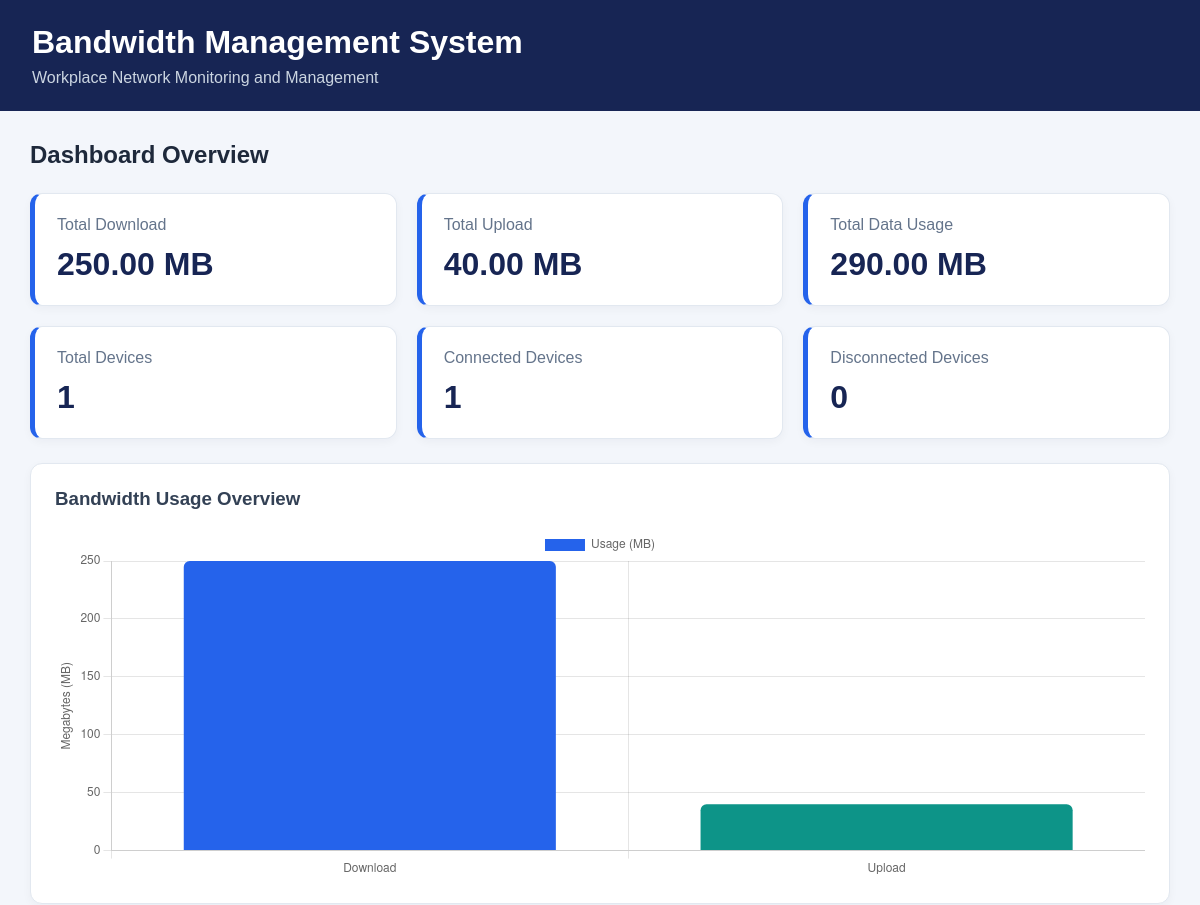
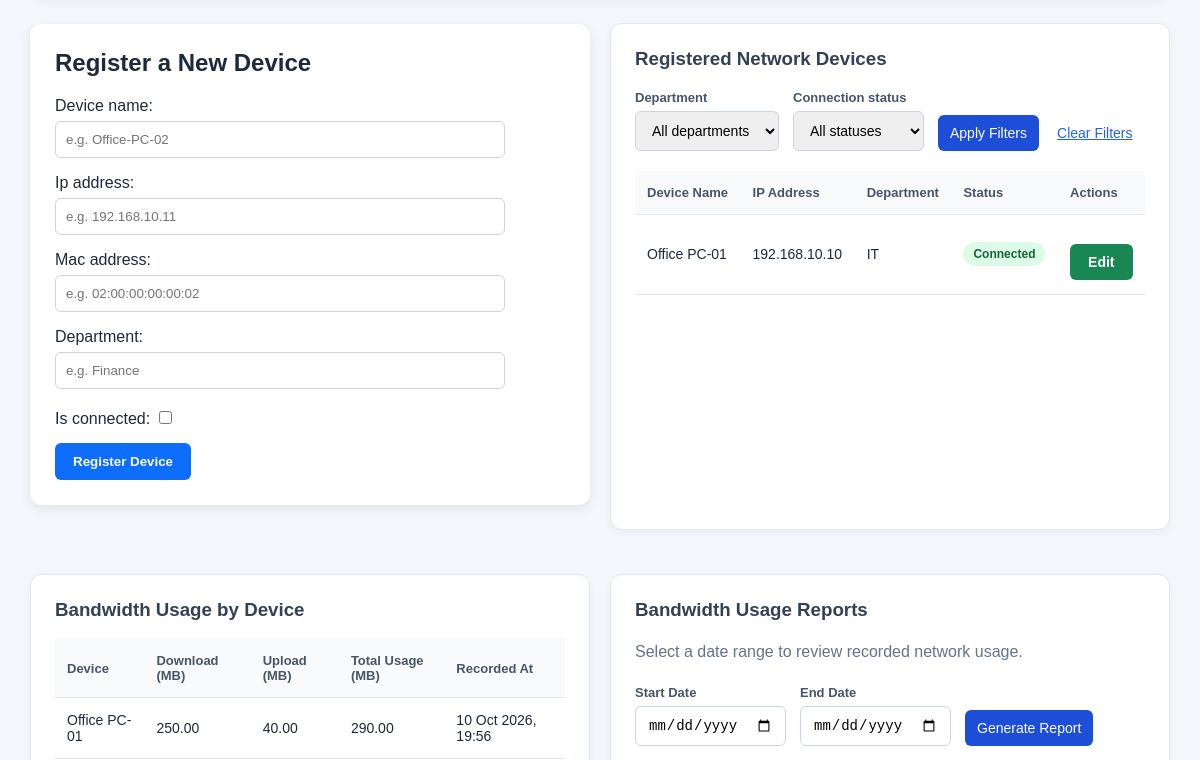
/ (upper part), run on an earlier commit of the app's database (2 pictures, top to bottom).
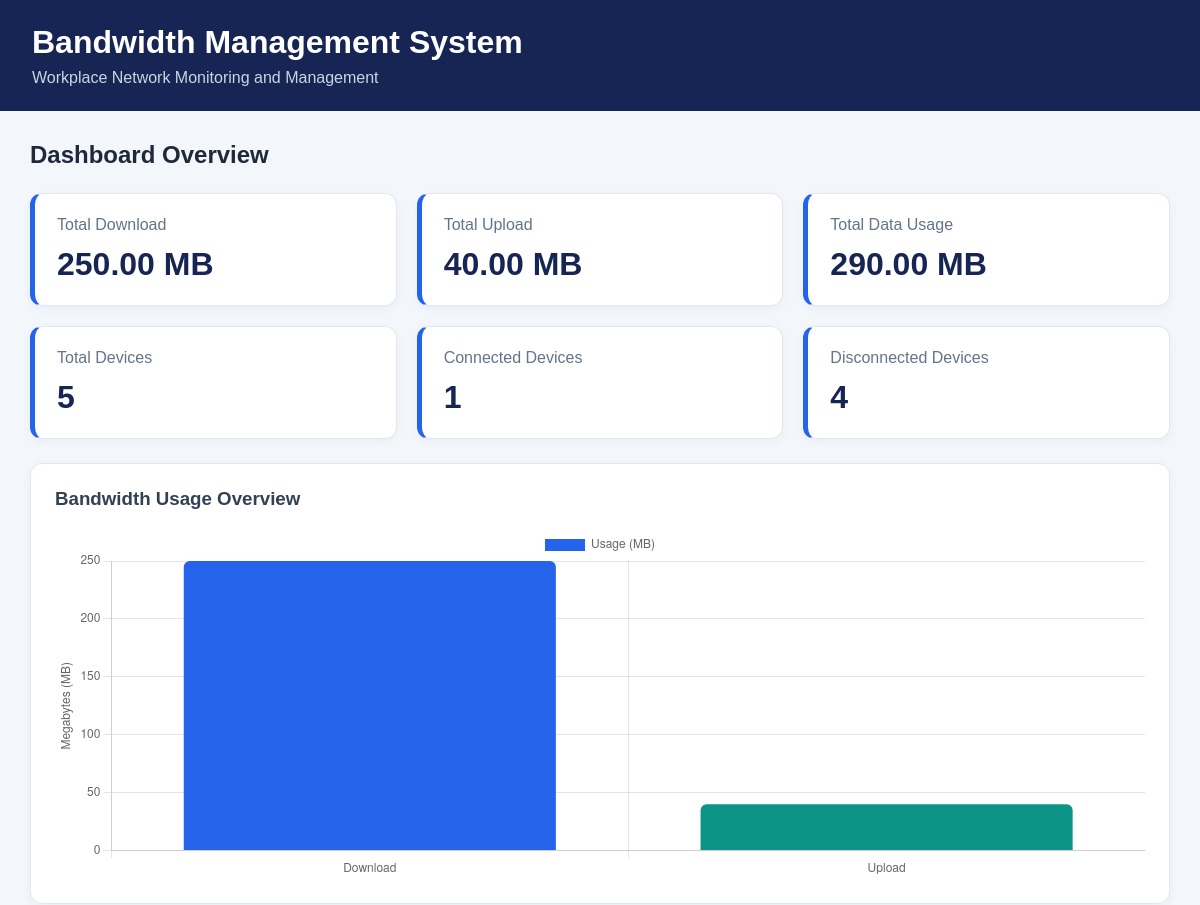
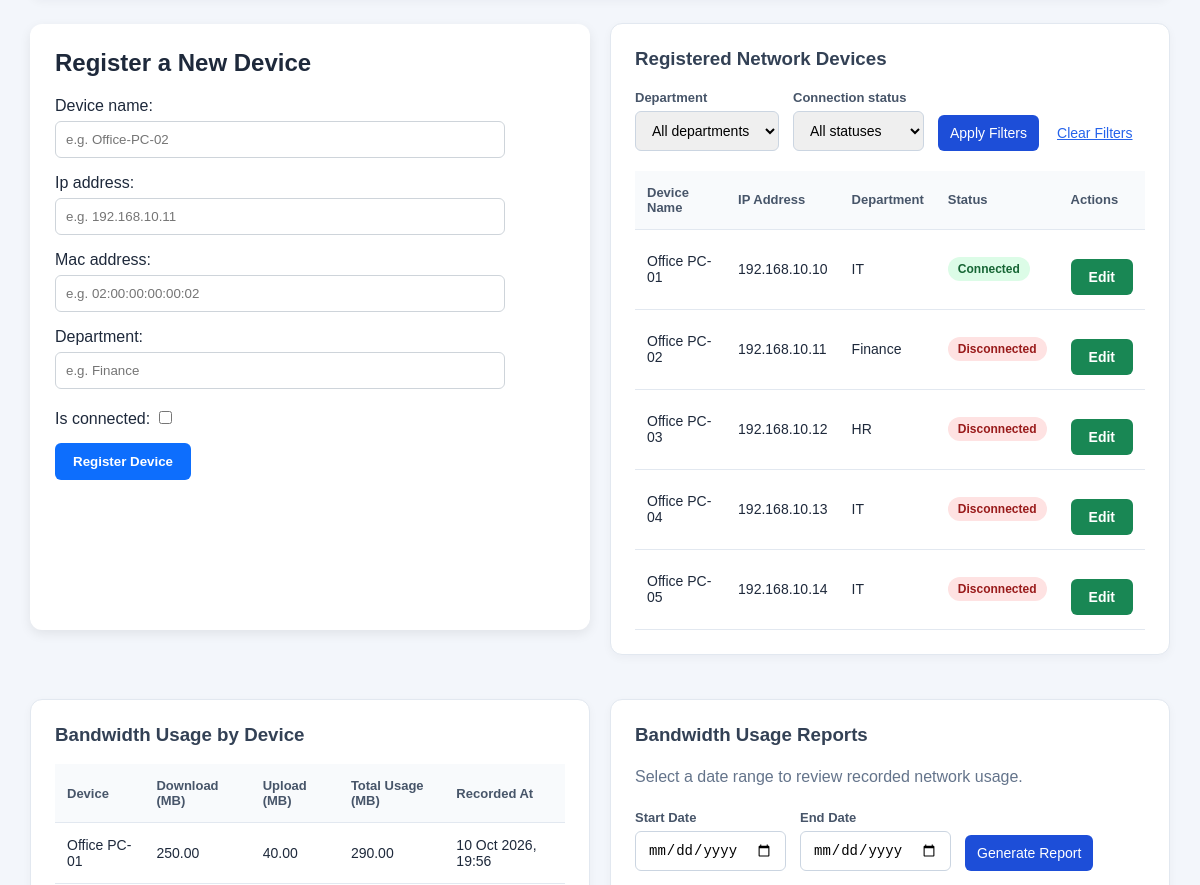
And on a later commit of the database (2 pictures, top to bottom).
### dashboard/models.py (models this page shows, shortened)
class Device(models.Model):
    device_name = models.CharField(max_length=100)
    ip_address = models.GenericIPAddressField(unique=True)
    mac_address = models.CharField(max_length=17, unique=True)
    department = models.CharField(max_length=100)
    is_connected = models.BooleanField(default=False)
    date_added = models.DateTimeField(auto_now_add=True)

class BandwidthUsage(models.Model):
    device = models.ForeignKey(
        Device,
        on_delete=models.CASCADE,
        related_name="bandwidth_records"
    )
    download_mb = models.FloatField(default=0)
    upload_mb = models.FloatField(default=0)
    recorded_at = models.DateTimeField(auto_now_add=True)

### dashboard/views.py (the view, shortened to what this page needs)
# urls.py: path("", views.home, name="home"),
def home(request):
    device_form = DeviceForm()
    start_date = request.GET.get("start_date", "")
    end_date = request.GET.get("end_date", "")
    devices = Device.objects.all()
    department = request.GET.get("department", "")
    status = request.GET.get("status", "")
    if department:
        devices = devices.filter(department=department)
    if status == "connected":
        devices = devices.filter(is_connected=True)
    elif status == "disconnected":
        devices = devices.filter(is_connected=False)
    departments = (
        Device.objects.order_by("department")
        .values_list("department", flat=True)
        .distinct()
    )
    usage_totals = BandwidthUsage.objects.aggregate(
        total_download=Sum("download_mb"),
        total_upload=Sum("upload_mb"),
    )
    total_download = usage_totals["total_download"] or 0
    total_upload = usage_totals["total_upload"] or 0
    device_usage = BandwidthUsage.objects.select_related("device").all()
    if start_date:
        device_usage = device_usage.filter(recorded_at__date__gte=start_date)
    if end_date:
        device_usage = device_usage.filter(recorded_at__date__lte=end_date)
    report_totals = device_usage.aggregate(
        total_download=Sum("download_mb"),
        total_upload=Sum("upload_mb"),
    )
    report_download = report_totals["total_download"] or 0
    report_upload = report_totals["total_upload"] or 0
    context = {
        "devices": devices,
        "device_form": device_form,
        "departments": departments,
        "selected_department": department,
        "selected_status": status,
        "total_devices": Device.objects.count(),
        "connected_devices": Device.objects.filter(is_connected=True).count(),
        "disconnected_devices": Device.objects.filter(is_connected=False).count(),
        "total_download": total_download,
        "total_upload": total_upload,
        "total_usage": total_download + total_upload,
        "device_usage": device_usage,
        "start_date": start_date,
        "end_date": end_date,
        "report_download": report_download,
        "report_upload": report_upload,
        "report_total": report_download + report_upload,
    }
    return render(request, "dashboard/home.html", context)

### dashboard/forms.py
class DeviceForm(forms.ModelForm):
    class Meta:
        model = Device
        fields = [
            "device_name",
            "ip_address",
            "mac_address",
            "department",
            "is_connected",
        ]
        widgets = {
            "device_name": forms.TextInput(attrs={
                "placeholder": "e.g. Office-PC-02"
            }),
            "ip_address": forms.TextInput(attrs={
                "placeholder": "e.g. 192.168.10.11"
            }),
            "mac_address": forms.TextInput(attrs={
                "placeholder": "e.g. 02:00:00:00:00:02"
            }),
            "department": forms.TextInput(attrs={
                "placeholder": "e.g. Finance"
            }),
        }

### dashboard/templates/dashboard/home.html (shortened to what this page needs)
<!DOCTYPE html>
{% load static %}
<html lang="en">
<head>
    <link rel="stylesheet" href="{% static 'dashboard/style.css' %}">
</head>
<body>
    <header>
        <h1>Bandwidth Management System</h1>
        <p>Workplace Network Monitoring and Management</p>
    </header>
    <main>
        <h2>Dashboard Overview</h2>
<div class="stats-grid">
<section class="stat-card">
    <p>Total Download</p>
    <h2>{{ total_download|floatformat:2 }} MB</h2>
</section>
<section class="stat-card">
    <p>Total Upload</p>
    <h2>{{ total_upload|floatformat:2 }} MB</h2>
</section>
<section class="stat-card">
    <p>Total Data Usage</p>
    <h2>{{ total_usage|floatformat:2 }} MB</h2>
</section>
    <section class="stat-card">
        <p>Total Devices</p>
        <h2>{{ total_devices }}</h2>
    </section>
    <section class="stat-card">
        <p>Connected Devices</p>
        <h2>{{ connected_devices }}</h2>
    </section>
    <section class="stat-card">
        <p>Disconnected Devices</p>
        <h2>{{ disconnected_devices }}</h2>
    </section>
</div>
<section class="card chart-card">
    <h3>Bandwidth Usage Overview</h3>
    <canvas id="bandwidthChart"></canvas>
</section>
        <div class="dashboard-grid">
<section class="device-registration-card">
    <h2>Register a New Device</h2>
    <form method="post">
        {{ device_form.as_p }}
        <button type="submit" class="register-button">
            Register Device
        </button>
    </form>
</section>
<section class="card device-table-card">
    <h3>Registered Network Devices</h3>
<form method="get" class="device-filters">
    <div>
        <label for="department">Department</label>
        <select name="department" id="department">
            <option value="">All departments</option>
        </select>
    </div>
    <div>
        <label for="status">Connection status</label>
        <select name="status" id="status">
            <option value="">All statuses</option>
        </select>
    </div>
    <button type="submit">Apply Filters</button>
    <a href="/">Clear Filters</a>
</form>
    <div class="table-container">
        <table class="device-table">
            <thead>
                <tr>
                    <th>Device Name</th>
                    <th>IP Address</th>
                    <th>Department</th>
                    <th>Status</th>
                    <th>Actions</th>
                </tr>
            </thead>
            <tbody>
                {% for device in devices %}
                <tr>
                    <td>{{ device.device_name }}</td>
                    <td>{{ device.ip_address }}</td>
                    <td>{{ device.department }}</td>
                    <td>
                        {% if device.is_connected %}
                            <span class="status connected">Connected</span>
                        {% else %}
                            <span class="status disconnected">Disconnected</span>
                        {% endif %}
                    </td>
                    <td>
                     <a href="{% url 'edit_device' device.id %}" class="export-button">
                       Edit
                     </a>
                    </td>
                </tr>
                {% empty %}
                <tr>
                    <td colspan="4">No devices registered yet.</td>
                </tr>
                {% endfor %}
            </tbody>
        </table>
    </div>
</section>
<section class="card device-table-card">
    <h3>Bandwidth Usage by Device</h3>
    <div class="table-container">
        <table class="device-table">
            <thead>
                <tr>
                    <th>Device</th>
                    <th>Download (MB)</th>
                    <th>Upload (MB)</th>
                    <th>Total Usage (MB)</th>
                    <th>Recorded At</th>
                </tr>
            </thead>
            <tbody>
                {% for record in device_usage %}
                <tr>
                    <td>{{ record.device.device_name }}</td>
                    <td>{{ record.download_mb|floatformat:2 }}</td>
                    <td>{{ record.upload_mb|floatformat:2 }}</td>
                    <td>{{ record.download_mb|add:record.upload_mb|floatformat:2 }}</td>
                    <td>{{ record.recorded_at|date:"d M Y, H:i" }}</td>
                </tr>
                {% empty %}
                <tr>
                    <td colspan="5">No bandwidth records available.</td>
                </tr>
                {% endfor %}
            </tbody>
        </table>
    </div>
</section>
<section class="card report-card">
    <h3>Bandwidth Usage Reports</h3>
    <p>Select a date range to review recorded network usage.</p>
    <form method="get" class="report-filters">
        <div>
            <label for="start_date">Start Date</label>
            <input
                type="date"
                id="start_date"
                name="start_date"
                value="{{ start_date }}"
            >
        </div>
        <div>
            <label for="end_date">End Date</label>
            <input
                type="date"
                id="end_date"
                name="end_date"
                value="{{ end_date }}"
            >
        </div>
        <button type="submit">Generate Report</button>
    </form>
</section>
        </div>
    </main>
</body>
<script>
    const chartCanvas = document.getElementById("bandwidthChart");
    new Chart(chartCanvas, {
        type: "bar",
        data: {
            labels: ["Download", "Upload"],
            datasets: [{
                label: "Usage (MB)",
                data: [
                    Number("{{ total_download }}"),
                    Number("{{ total_upload }}")
                ],
                backgroundColor: ["#2563eb", "#0d9488"],
                borderRadius: 6
            }]
        },
        options: {
            responsive: true,
            maintainAspectRatio: true,
            scales: {
                y: {
                    beginAtZero: true,
                    title: {
                        display: true,
                        text: "Megabytes (MB)"
                    }
                }
            }
        }
    });
</script>
</html>

### dashboard/static/dashboard/style.css (style rules this page uses)
* { box-sizing: border-box; }
body { margin: 0; font-family: Arial, sans-serif; background: #f3f6fb; color: #1e293b; }
header { background: #172554; color: white; padding: 24px 32px; }
header h1 { margin: 0 0 8px; }
header p { margin: 0; color: #cbd5e1; }
main { padding: 30px; }
h2 { margin-top: 0; }
.dashboard-grid { display: grid; grid-template-columns: repeat(2, minmax(0, 1fr)); gap: 20px; }
.card { background: white; padding: 24px; border-radius: 12px; border: 1px solid #e2e8f0; box-shadow: 0 3px 10px rgba(15, 23, 42, 0.04); }
.card h3 { margin-top: 0; color: #334155; }
.card p { color: #64748b; line-height: 1.6; }
.stats-grid { display: grid; grid-template-columns: repeat(3, minmax(0, 1fr)); gap: 20px; margin: 24px 0; }
.stat-card { background: white; padding: 22px; border-radius: 12px; border: 1px solid #e2e8f0; border-left: 5px solid #2563eb; box-shadow: 0 3px 10px rgba(15, 23, 42, 0.04); }
.stat-card p { margin: 0; color: #64748b; }
.stat-card h2 { margin: 12px 0 0; font-size: 32px; color: #172554; }
.chart-card { margin-top: 24px; }
.chart-card canvas { max-height: 350px; }
.device-table-card { margin-top: 24px; }
.table-container { width: 100%; overflow-x: auto; }
.device-table { width: 100%; border-collapse: collapse; text-align: left; }
.device-table th, .device-table td { padding: 14px 12px; border-bottom: 1px solid #e2e8f0; }
.device-table th { background: #f8fafc; color: #475569; font-size: 13px; }
.device-table td { font-size: 14px; }
.status { display: inline-block; padding: 5px 10px; border-radius: 20px; font-size: 12px; font-weight: bold; }
.status.connected { background: #dcfce7; color: #166534; }
.status.disconnected { background: #fee2e2; color: #991b1b; }
.device-filters { display: flex; flex-wrap: wrap; align-items: end; gap: 14px; margin: 20px 0; }
.device-filters div { display: flex; flex-direction: column; gap: 6px; }
.device-filters label { font-size: 13px; font-weight: bold; color: #475569; }
.device-filters select, .device-filters button { padding: 10px 12px; border-radius: 6px; border: 1px solid #cbd5e1; font-size: 14px; }
.device-filters button { background: #1d4ed8; color: white; border: none; cursor: pointer; }
.device-filters a { padding: 10px 4px; color: #2563eb; font-size: 14px; }
.report-card { margin-top: 24px; }
.report-filters { display: flex; flex-wrap: wrap; align-items: end; gap: 14px; margin: 20px 0; }
.report-filters div { display: flex; flex-direction: column; gap: 6px; }
.report-filters label { font-size: 13px; font-weight: bold; color: #475569; }
.report-filters input, .report-filters button { padding: 10px 12px; border: 1px solid #cbd5e1; border-radius: 6px; font-size: 14px; }
.report-filters button { background: #1d4ed8; color: white; border: none; cursor: pointer; }
.export-button { display: inline-block; margin-top: 15px; padding: 10px 18px; background-color: #198754; color: white; text-decoration: none; border-radius: 6px; font-weight: bold; transition: background-color 0.3s ease; }
.device-registration-card { background: white; padding: 25px; margin: 25px 0; border-radius: 12px; box-shadow: 0 4px 12px rgba(0, 0, 0, 0.08); }
.device-registration-card h2 { margin-top: 0; margin-bottom: 20px; }
.device-registration-card form p { margin-bottom: 15px; }
.device-registration-card input[type="text"], .device-registration-card input[type="checkbox"] { margin-top: 6px; }
.device-registration-card input[type="text"] { display: block; width: 100%; max-width: 450px; padding: 10px; border: 1px solid #ced4da; border-radius: 6px; box-sizing: border-box; }
.register-button { background-color: #0d6efd; color: white; border: none; padding: 11px 18px; border-radius: 6px; cursor: pointer; font-weight: bold; }

What changed in the data, as far as the page shows it:
added Device: device_name "Office PC-02", ip_address "192.168.10.11", department "Finance", is_connected "Disconnected"
added Device: device_name "Office PC-03", ip_address "192.168.10.12", department "HR", is_connected "Disconnected"
added Device: device_name "Office PC-04", ip_address "192.168.10.13", department "IT", is_connected "Disconnected"
added Device: device_name "Office PC-05", ip_address "192.168.10.14", department "IT", is_connected "Disconnected"
Also different on the page:
{{ total_devices }}: "1" → "5"
{{ disconnected_devices }}: "0" → "4"
